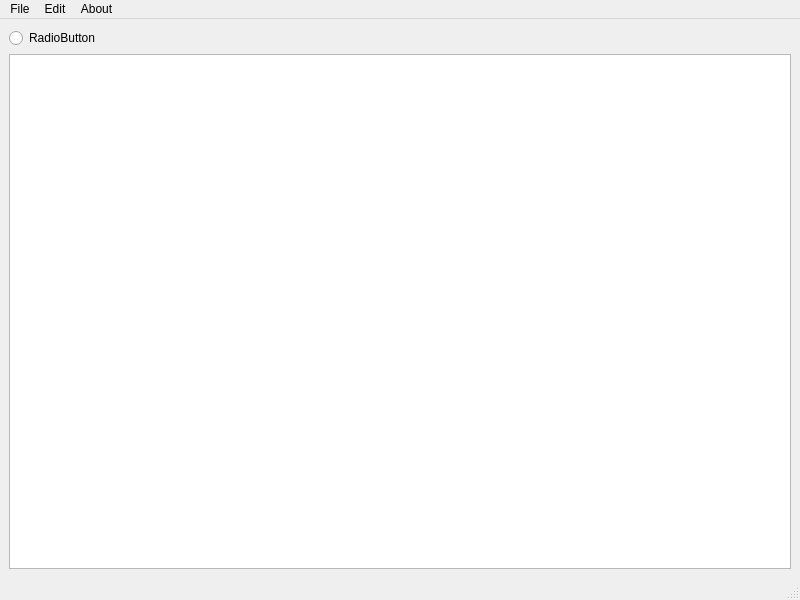
<?xml version="1.0" encoding="UTF-8"?>
<ui version="4.0">
 <class>MainWindow</class>
 <widget class="QMainWindow" name="MainWindow">
  <property name="geometry">
   <rect>
    <x>0</x>
    <y>0</y>
    <width>800</width>
    <height>600</height>
   </rect>
  </property>
  <property name="windowTitle">
   <string>MainWindow</string>
  </property>
  <widget class="QWidget" name="centralwidget">
   <layout class="QVBoxLayout" name="verticalLayout">
    <item>
     <widget class="QRadioButton" name="radioButton">
      <property name="sizePolicy">
       <sizepolicy hsizetype="Minimum" vsizetype="Fixed">
        <horstretch>0</horstretch>
        <verstretch>0</verstretch>
       </sizepolicy>
      </property>
      <property name="minimumSize">
       <size>
        <width>0</width>
        <height>0</height>
       </size>
      </property>
      <property name="text">
       <string>RadioButton</string>
      </property>
     </widget>
    </item>
    <item>
     <widget class="QTextEdit" name="textEdit">
      <property name="sizePolicy">
       <sizepolicy hsizetype="Expanding" vsizetype="Expanding">
        <horstretch>0</horstretch>
        <verstretch>0</verstretch>
       </sizepolicy>
      </property>
     </widget>
    </item>
   </layout>
  </widget>
  <widget class="QMenuBar" name="menubar">
   <property name="geometry">
    <rect>
     <x>0</x>
     <y>0</y>
     <width>800</width>
     <height>21</height>
    </rect>
   </property>
   <widget class="QMenu" name="menuFile">
    <property name="title">
     <string>File</string>
    </property>
    <addaction name="actionNew"/>
    <addaction name="actionOpen"/>
    <addaction name="actionSave"/>
    <addaction name="actionSave_As"/>
    <addaction name="separator"/>
    <addaction name="actionPrint"/>
    <addaction name="separator"/>
    <addaction name="actionReturn_to_Note_List"/>
   </widget>
   <widget class="QMenu" name="menuEdit">
    <property name="title">
     <string>Edit</string>
    </property>
    <addaction name="actionCut"/>
    <addaction name="actionCopy"/>
    <addaction name="actionPaste"/>
    <addaction name="actionRedo"/>
    <addaction name="actionUndo"/>
    <addaction name="separator"/>
    <addaction name="actionFind"/>
    <addaction name="separator"/>
    <addaction name="actionFont"/>
    <addaction name="actionColor"/>
   </widget>
   <widget class="QMenu" name="menuAbout">
    <property name="title">
     <string>About</string>
    </property>
    <addaction name="actionAbout_BetterNotepad"/>
   </widget>
   <addaction name="menuFile"/>
   <addaction name="menuEdit"/>
   <addaction name="menuAbout"/>
  </widget>
  <widget class="QStatusBar" name="statusbar"/>
  <action name="actionNew">
   <property name="icon">
    <iconset resource="Resource.qrc">
     <normaloff>:/resource/icons/add_24dp_000000_FILL0_wght400_GRAD0_opsz24.png</normaloff>:/resource/icons/add_24dp_000000_FILL0_wght400_GRAD0_opsz24.png</iconset>
   </property>
   <property name="text">
    <string>New</string>
   </property>
  </action>
  <action name="actionOpen">
   <property name="icon">
    <iconset resource="Resource.qrc">
     <normaloff>:/resource/icons/folder_open_24dp_000000_FILL0_wght400_GRAD0_opsz24.png</normaloff>:/resource/icons/folder_open_24dp_000000_FILL0_wght400_GRAD0_opsz24.png</iconset>
   </property>
   <property name="text">
    <string>Open</string>
   </property>
  </action>
  <action name="actionSave">
   <property name="icon">
    <iconset resource="Resource.qrc">
     <normaloff>:/resource/icons/save_24dp_000000_FILL0_wght400_GRAD0_opsz24.png</normaloff>:/resource/icons/save_24dp_000000_FILL0_wght400_GRAD0_opsz24.png</iconset>
   </property>
   <property name="text">
    <string>Save</string>
   </property>
  </action>
  <action name="actionSave_As">
   <property name="icon">
    <iconset resource="Resource.qrc">
     <normaloff>:/resource/icons/save_as_24dp_000000_FILL0_wght400_GRAD0_opsz24.png</normaloff>:/resource/icons/save_as_24dp_000000_FILL0_wght400_GRAD0_opsz24.png</iconset>
   </property>
   <property name="text">
    <string>Save As</string>
   </property>
  </action>
  <action name="actionCut">
   <property name="icon">
    <iconset resource="Resource.qrc">
     <normaloff>:/resource/icons/content_cut_24dp_000000_FILL0_wght400_GRAD0_opsz24.png</normaloff>:/resource/icons/content_cut_24dp_000000_FILL0_wght400_GRAD0_opsz24.png</iconset>
   </property>
   <property name="text">
    <string>Cut</string>
   </property>
  </action>
  <action name="actionCopy">
   <property name="icon">
    <iconset theme="QIcon::ThemeIcon::EditCopy"/>
   </property>
   <property name="text">
    <string>Copy</string>
   </property>
  </action>
  <action name="actionPaste">
   <property name="icon">
    <iconset theme="QIcon::ThemeIcon::EditPaste"/>
   </property>
   <property name="text">
    <string>Paste</string>
   </property>
  </action>
  <action name="actionRedo">
   <property name="icon">
    <iconset resource="Resource.qrc">
     <normaloff>:/resource/icons/redo_24dp_000000_FILL0_wght400_GRAD0_opsz24.png</normaloff>:/resource/icons/redo_24dp_000000_FILL0_wght400_GRAD0_opsz24.png</iconset>
   </property>
   <property name="text">
    <string>Redo</string>
   </property>
  </action>
  <action name="actionUndo">
   <property name="icon">
    <iconset resource="Resource.qrc">
     <normaloff>:/resource/icons/undo_24dp_000000_FILL0_wght400_GRAD0_opsz24.png</normaloff>:/resource/icons/undo_24dp_000000_FILL0_wght400_GRAD0_opsz24.png</iconset>
   </property>
   <property name="text">
    <string>Undo</string>
   </property>
  </action>
  <action name="actionAbout_BetterNotepad">
   <property name="icon">
    <iconset resource="Resource.qrc">
     <normaloff>:/resource/icons/info_24dp_000000_FILL0_wght400_GRAD0_opsz24.png</normaloff>:/resource/icons/info_24dp_000000_FILL0_wght400_GRAD0_opsz24.png</iconset>
   </property>
   <property name="text">
    <string>About BetterNotepad</string>
   </property>
  </action>
  <action name="actionFont">
   <property name="icon">
    <iconset resource="Resource.qrc">
     <normaloff>:/resource/icons/fonts.svg</normaloff>:/resource/icons/fonts.svg</iconset>
   </property>
   <property name="text">
    <string>Font</string>
   </property>
  </action>
  <action name="actionColor">
   <property name="icon">
    <iconset resource="Resource.qrc">
     <normaloff>:/resource/icons/palette_24dp_000000_FILL0_wght400_GRAD0_opsz24.png</normaloff>:/resource/icons/palette_24dp_000000_FILL0_wght400_GRAD0_opsz24.png</iconset>
   </property>
   <property name="text">
    <string>Color</string>
   </property>
  </action>
  <action name="actionFind">
   <property name="icon">
    <iconset resource="Resource.qrc">
     <normaloff>:/resource/icons/search_24dp_000000_FILL0_wght400_GRAD0_opsz24.png</normaloff>:/resource/icons/search_24dp_000000_FILL0_wght400_GRAD0_opsz24.png</iconset>
   </property>
   <property name="text">
    <string>Find</string>
   </property>
  </action>
  <action name="actionPrint">
   <property name="icon">
    <iconset resource="Resource.qrc">
     <normaloff>:/resource/icons/print_24dp_000000_FILL0_wght400_GRAD0_opsz24.png</normaloff>:/resource/icons/print_24dp_000000_FILL0_wght400_GRAD0_opsz24.png</iconset>
   </property>
   <property name="text">
    <string>Print</string>
   </property>
  </action>
  <action name="actionReturn_to_Note_List">
   <property name="icon">
    <iconset resource="Resource.qrc">
     <normaloff>:/resource/icons/home_24dp_000000_FILL0_wght400_GRAD0_opsz24.png</normaloff>:/resource/icons/home_24dp_000000_FILL0_wght400_GRAD0_opsz24.png</iconset>
   </property>
   <property name="text">
    <string>Return to Note List</string>
   </property>
  </action>
 </widget>
 <resources>
  <include location="Resource.qrc"/>
 </resources>
 <connections/>
</ui>
